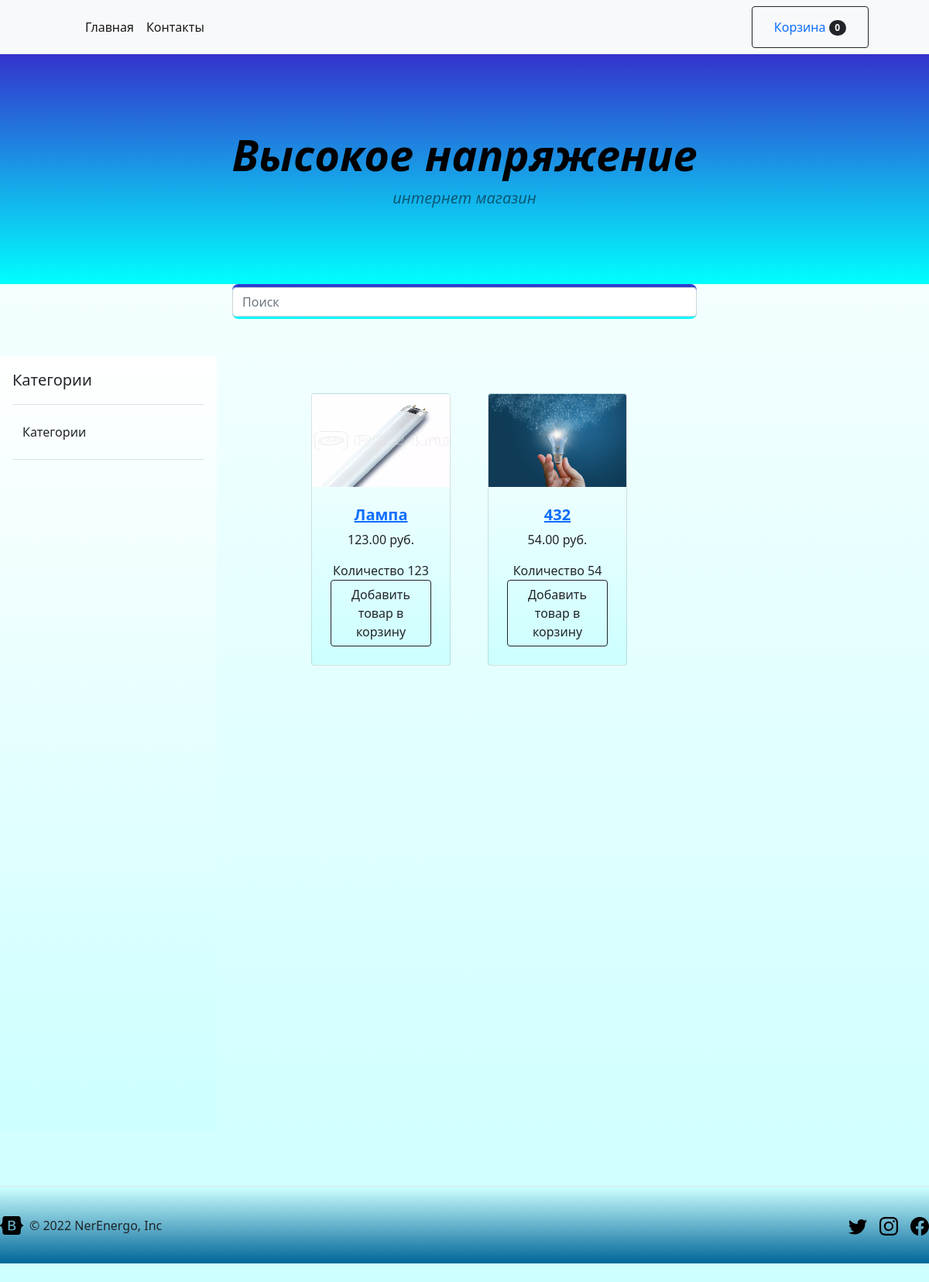
The page / on the database its author committed.
### mainapp/models.py (models this page shows, shortened)
class Cart(models.Model):
	owner = models.ForeignKey('Customer', null=True, verbose_name='Владелец', on_delete=models.CASCADE)
	product = models.ManyToManyField(CartProduct, blank=True, related_name='related_cart')
	total_product = models.PositiveIntegerField(default=0)
	final_price = models.DecimalField(max_digits=9, default=0, decimal_places=2, verbose_name='Общая Цена')
	in_order = models.BooleanField(default=False)
	for_anonymous_user = models.BooleanField(default=False)

class Product(models.Model):
	category = models.ForeignKey(Category, verbose_name='Категория', on_delete=models.CASCADE)
	title = models.CharField(max_length=255, verbose_name="наименование")
	slug = models.SlugField(unique=True)
	image = models.ImageField(verbose_name='Изображение')
	description = models.TextField(verbose_name='описание', null=True)
	price = models.DecimalField(max_digits=9, decimal_places=2, verbose_name='Цена')
	count_view = models.PositiveIntegerField(default=0, verbose_name='Количество')
	def get_model_name(self):
		return self.__class__.__name__.lower()

### mainapp/views.py (the view)
# urls.py: path('', BaseView.as_view(), name='base.html'),
class BaseView(CategoryDetailMixin, CartMixin, View):
    def get(self, request, *args, **kwargs):
        categories = Category.objects.all()
        products = Product.objects.all()
        paginator = Paginator(products, 4)
        page_number = self.request.GET.get('page')
        product_list = paginator.get_page(page_number)
        context = {
            'categories': categories,
            'cart': self.cart,
            'product_list': product_list
        }
        print(len(product_list))
        print(product_list)
        return render(request, 'base.html', context)

### mainapp/mixins.py (called while the page is built)
	def dispatch(self, request, *args, **kwargs):
		if request.user.is_authenticated:
			customer = Customer.objects.filter(user=request.user).first()
			if not customer:
				customer = Customer.objects.create(user=request.user)
			cart = Cart.objects.filter(owner=customer).first()
			if not cart:
				cart = Cart.objects.create(owner=customer)
		else:
			cart = Cart.objects.filter(for_anonymous_user=True).first()
			if not cart:
				cart = Cart.objects.create(for_anonymous_user=True)
		self.cart = cart
		return super().dispatch(request, *args, **kwargs)

### mainapp/templates/base.html (shortened to what this page needs)
<!DOCTYPE html>
<html lang="en">
    <head>
        <link href="https://cdn.jsdelivr.net/npm/bootstrap@5.1.3/dist/css/bootstrap.min.css" rel="stylesheet">
    </head>
    <body>
        <nav class="navbar navbar-expand-lg navbar-light bg-light">
            <div class="container px-4 px-lg-5">
                <div class="collapse navbar-collapse" id="navbarSupportedContent">
                    <ul class="navbar-nav me-auto mb-2 mb-lg-0 ms-lg-4">
                        <li class="nav-item"><a class="nav-link active" aria-current="page" href="{% url 'base.html' %}">Главная</a></li>
                        <li class="nav-item"><a class="nav-link active" aria-current="page" href="{% url 'contact' %}">Контакты</a></li>
                    </ul>
                    <form class="d-flex">
                        <button class="btn btn-outline-dark" type="submit">
                            <a class="nav-link" href="{% url 'cart' %}">Корзина<span class="badge bg-dark text-white ms-1 rounded-pill">{{cart.product.count}}</span></a>
                        </button>
                    </form>
                </div>
            </div>
        </nav>
        <header class=" py-5" id="header">
            <div class="container px-4 px-lg-5 my-5">
                <div class="text-center text-black" id="header_text">
                    <h1 class="display-4 fw-bolder">Высокое напряжение</h1>
                    <p class="lead fw-normal text-black-50 mb-0">интернет магазин</p>
                </div>
            </div>
        </header>
            <div id="search">
                <form class="col-12 col-lg-auto mb-3 mb-lg-0">
                    <input type="search" class="form-control" placeholder="Поиск" aria-label="Search" style="border-radius: ;">
                </form>
            </div>
        <section class="py-5" id="">
            <div class="flex-shrink-0 p-3 bg-white" style="width: 280px;" id="nav-pan">
                <a href="/" class="d-flex align-items-center pb-3 mb-3 link-dark text-decoration-none border-bottom">
                    <span class="fs-5 fw-semibold">Категории</span>
                </a>
                <ul class="list-unstyled ps-0">
                    <li class="mb-1">
                        <button class="btn btn-toggle align-items-center rounded collapsed" data-bs-toggle="collapse" data-bs-target="#home-collapse" aria-expanded="true">
                        Категории
                        </button>
                    </li>
                    {% load mptt_tags %}
                    <li class="border-top my-3"></li>
                    {% recursetree categories %}
                    <li class="mb-1">
                        <button class="btn btn-toggle align-items-center rounded collapsed hover" data-bs-toggle="collapse" data-bs-target="#account-collapse" aria-expanded="false">
                        </button>
                    </li>
                    {% endrecursetree %}
                </ul>
            </div>
            {% block content %}
            <div class="container px-4 px-lg-5 mt-5" id="content-sec">
                <div class="row gx-4 gx-lg-5 row-cols-2 row-cols-md-3 row-cols-xl-4 justify-content-center" id="product_pic">
                    {% for product in product_list %}
                    <div class="col mb-5" id="pord-view">
                        <div class="card" style="background: linear-gradient(to top, #ccffff 0%, #ffffff 100%);" >
                            <a href=" {{ product.get_absolute_url }} "><img class="card-img-top" src="{{ product.image.url }}" alt="..." style="height: 120px" />
                            <div class="card-body p-4" style="height: 120px">
                                <div class="text-center">
                                    <h5 class="fw-bolder">
                                        <a href="{{ product.get_absolute_url }}">{{ product.title }}</a>
                                    </h5>
                                    <p>{{ product.price }} руб.</p>
                                    <p>Количество {{ product.count_view }}</p>
                                </div>
                            </div>
                            <div class="card-footer p-4 pt-0 border-top-0 bg-transparent">
                                <div class="text-center">
                                    <a href="{% url 'add_to_cart' ct_model=product.get_model_name slug=product.slug %}"><button class="btn btn-outline-dark mt-auto">Добавить товар в корзину</button></a>
                                </div>
                            </div>
                        </div>
                    </div>
                    {% endfor %}
                    <div class="pagination" id="paginate">
                    </div>
                </div>
            </div>
            {% endblock content %}
        </section>
        <footer class="d-flex flex-wrap justify-content-between align-items-center py-3 my-4 border-top" id="footer-down">
            <div class="col-md-4 d-flex align-items-center">
                <a href="/" class="mb-3 me-2 mb-md-0 text-muted text-decoration-none lh-1">
                    <svg class="bi" width="30" height="24"><use xlink:href="#bootstrap"/></svg>
                </a>
                <span class="text-muted-black-center" >&copy; 2022 NerEnergo, Inc</span>
            </div>
            <ul class="nav col-md-4 justify-content-end list-unstyled d-flex">
                <li class="ms-3"><a class="text-muted" href="#"><svg class="bi" width="24" height="24"><use xlink:href="#twitter"/></svg></a></li>
                <li class="ms-3"><a class="text-muted" href="https://www.instagram.com/"><svg class="bi" width="24" height="24"><use xlink:href="#instagram"/></svg></a></li>
                <li class="ms-3"><a class="text-muted" href="#"><svg class="bi" width="24" height="24"><use xlink:href="#facebook"/></svg></a></li>
            </ul>
        </footer>
    </body>
</html>

### mainapp/templates/base.html (style rules this page uses)
body { height: 100%; }
body { display: flex; flex-direction: column; background: linear-gradient(to top, #ccffff 0%, #ffffff 100%); }
section { flex: 1 0 auto; }
#content-sec { position: absolute; right: 0; float: left; width: 80%; }
#nav-pan { float: left; height: 1000px; width: 20%; background: linear-gradient(to top, #ccffff 0%, #ffffff 100%); }
footer { flex: 0 0 auto; clear: left; margin-top: -100px; height: 100px; background: linear-gradient(to bottom, #ccffff 0%, #006699 100%); }
#search { margin-left: auto; margin-right: auto; align-content: center; width: 600px; height: 45px; background: linear-gradient(to bottom, #3333cc 0%, #00ffff 100%); border-radius: 8px; }
header { background: linear-gradient(to bottom, #3333cc 0%, #00ffff 100%); }
#header_text { font-style: italic; font-style: oblique; }

### rows shown on the page
Cart: product.count "0"
Product: image (picture), title "Лампа", price "123.00", count_view "123"
Product: image (picture), title "432", price "54.00", count_view "54"
